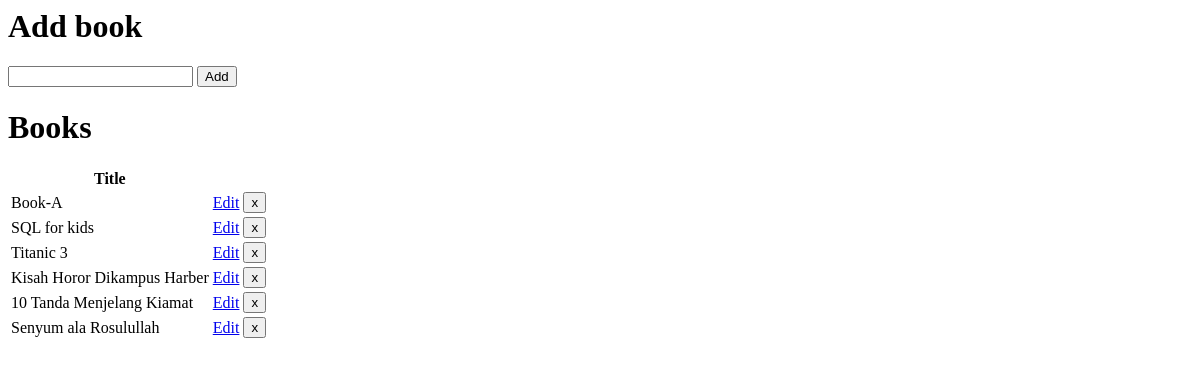
The app's page /, older data.
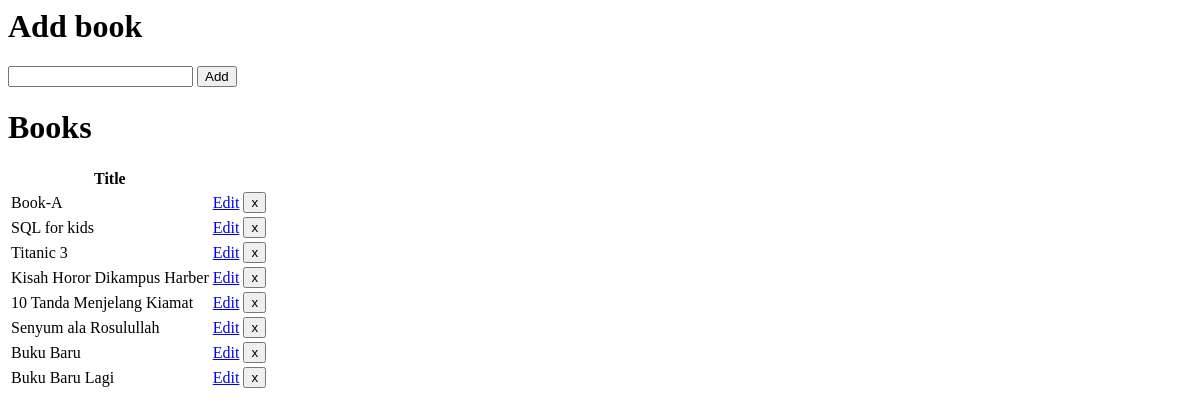
The same page, newer data.
### book.py (models this page shows, shortened)
class Book(db.Model):
    title = db.Column(db.String(80), unique=True, nullable=False, primary_key=True)

### book.py (the view)
@app.route("/", methods=["GET"])
def index():
    books = Book.query.all()
    return render_template("home.html", books=books)

### templates/home.html (shortened to what this page needs)
<html>
  <body>
    <h1>Add book</h1>
    <form method="POST" action="/books/create">
        <input type="text" name="title">
        <input type="submit" value="Add">
    </form>
    <h1>Books</h1>
    <table>
        <tr>
            <th>Title</th>
            <th colspan="2"></th>
        </tr>
        {% for book in books %}
            <tr><td>{{book.title}}</td>
                <td><a href='/books/{{ book.title }}/edit' />Edit</td>
                <td>
                <form method="POST" action="/books/delete" style="display: inline">
                  <input type="submit" value="x">
                </form>
                </td>
            </tr>
        {% endfor %}
    </table>
  </body>
</html>

Row changes from the older to the newer data that the page shows:
added Book: title "Buku Baru"
added Book: title "Buku Baru Lagi"
